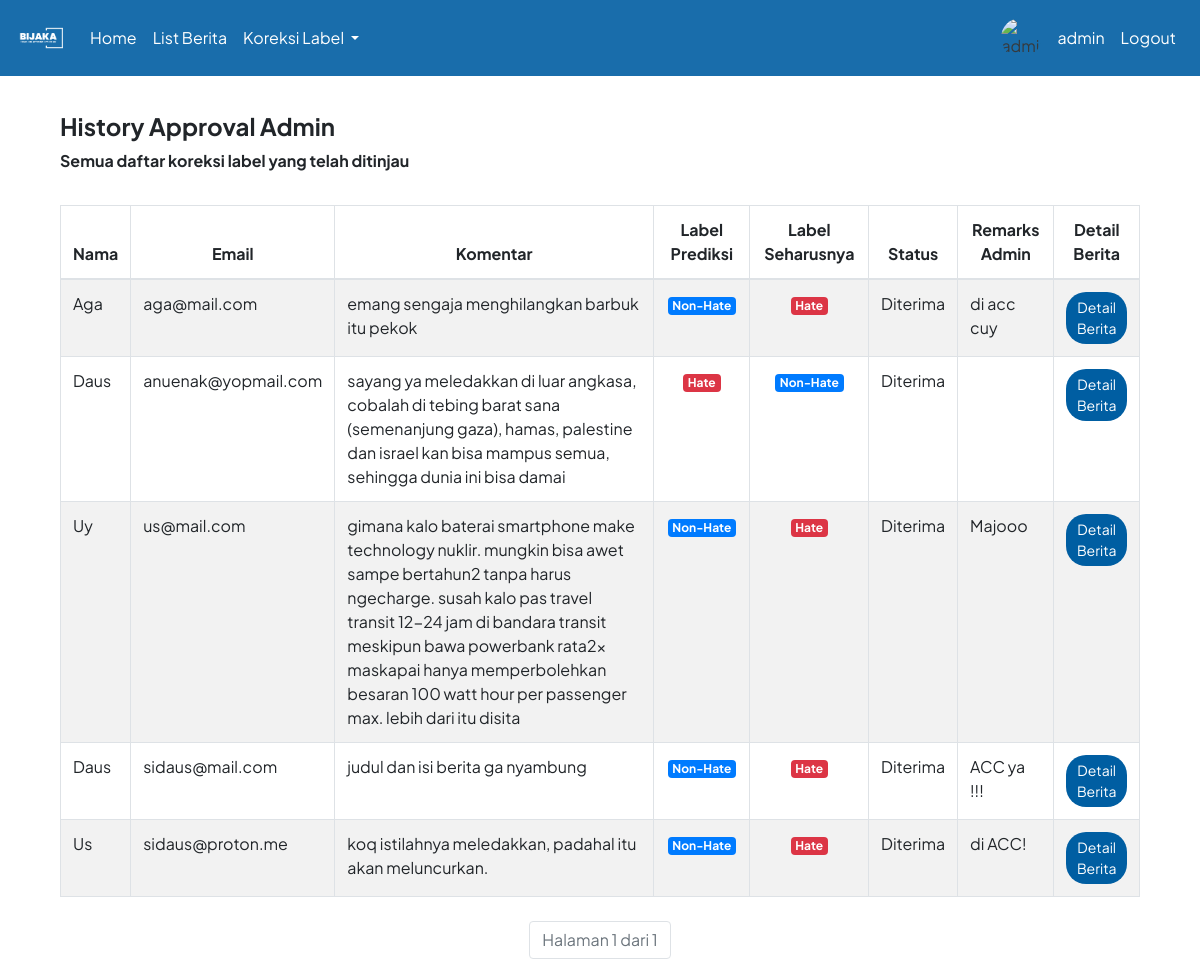
Before: /history_koreksi_label/ (signed in) with the older database file.
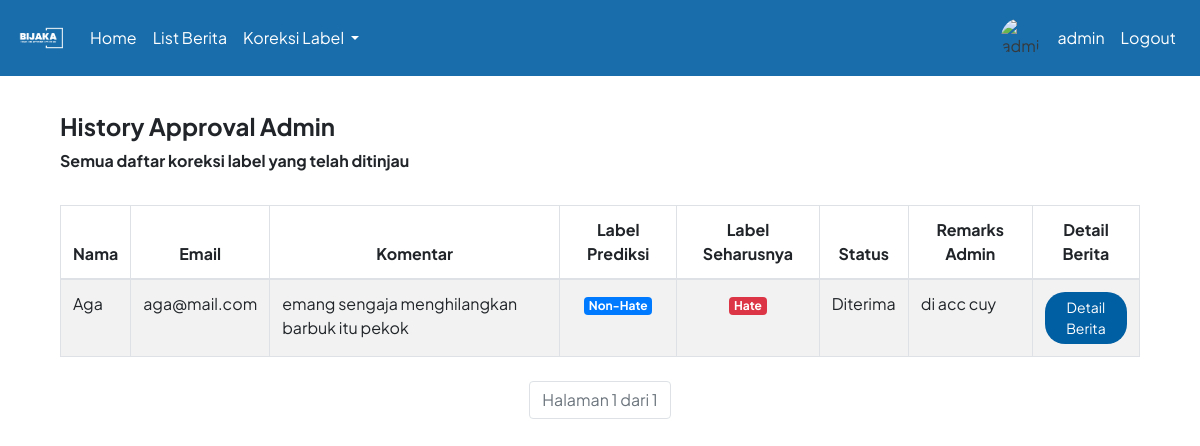
After: the same page with the newer database file.
### hateapp/models.py (models this page shows, shortened)
class EditPrediksi(models.Model):
    komentar = models.ForeignKey('Komentar', on_delete=models.CASCADE, related_name='edit_prediksi')
    nama = models.CharField(max_length=255)
    email = models.EmailField()
    prediksi_saat_ini = models.CharField(max_length=10)
    prediksi_seharusnya = models.CharField(max_length=10)
    alasan = models.TextField()
    remarks = models.TextField(blank=True, null=True)
    sudahditinjau = models.BooleanField(default=False, null=True)
    statusadmin = models.TextField(blank=True, null=True)

class Komentar(models.Model):
    berita = models.ForeignKey(Berita, on_delete=models.CASCADE, related_name='komentar_set')
    penulis_komentar = models.CharField(max_length=255)
    isi_komentar = models.TextField()
    prediksi = models.CharField(max_length=10, blank=True, null=True)
    probabilitas = models.FloatField(blank=True, null=True)

### hateapp/views.py (the view)
# urls.py: path('history_koreksi_label/', views.history_approval, name='history_koreksi_label'),
def history_approval(request):
    edit_requests = EditPrediksi.objects.filter(sudahditinjau=True).order_by('-id').select_related('komentar')
    paginator = Paginator(edit_requests, 10)
    page = request.GET.get('page')
    try:
        edit_requests = paginator.page(page)
    except PageNotAnInteger:
        edit_requests = paginator.page(1)
    except EmptyPage:
        edit_requests = paginator.page(paginator.num_pages)
    return render(request, 'history_approval.html', {'edit_requests': edit_requests})

### templates/history_approval.html (shortened to what this page needs)
{% extends 'base.html' %}
{% block content %}
<div class="container mt-4">
  <div class="row">
    <div class="col-12">
      <h4><strong>History Approval Admin</strong></h4>
      <p class="opacity-75"><strong>Semua daftar koreksi label yang telah ditinjau</strong></p>
    </div>
  </div>
  <div class="table-responsive mt-3">
    <table class="table table-bordered table-striped">
      <thead class="text-center">
        <tr>
          <th>Nama</th>
          <th>Email</th>
          <th>Komentar</th>
          <th>Label Prediksi</th>
          <th>Label Seharusnya</th>
          <th>Status</th>
          <th>Remarks Admin</th>
          <th>Detail Berita</th>
        </tr>
      </thead>
      <tbody>
        {% for edit_request in edit_requests %}
        <tr>
          <td>{{ edit_request.nama }}</td>
          <td>{{ edit_request.email }}</td>
          <td>{{ edit_request.komentar.isi_komentar }}</td>
          <td class="text-center">
            {% if edit_request.prediksi_saat_ini == 'Hate' %}
            <span class="badge badge-danger">Hate</span>
            {% else %}
            <span class="badge badge-primary">Non-Hate</span>
            {% endif %}
          </td>
          <td class="text-center">
            {% if edit_request.prediksi_seharusnya == 'Hate' %}
            <span class="badge badge-danger">Hate</span>
            {% else %}
            <span class="badge badge-primary">Non-Hate</span>
            {% endif %}
          </td>
          <td class="text-center" style="color: '{% if edit_request.statusadmin == 'Approved' %}green{% elif edit_request.statusadmin == 'Rejected' %}red{% endif %}'">
            {{ edit_request.statusadmin }}
          </td>
          <td>{{ edit_request.remarks }}</td>
          <td class="text-center">
            <a href="{% url 'detail_berita' berita_id=edit_request.komentar.berita.id %}" class="btn btn-sm" style="background-color: #005EA2; color: #fff; border-radius: 20px;">Detail Berita</a>
          </td>
        </tr>
        {% endfor %}
      </tbody>
    </table>
    <div class="pagination mt-4 d-flex justify-content-center">
      <ul class="pagination justify-content-center">
        <li class="page-item disabled">
          <span class="page-link">
            Halaman {{ edit_requests.number }} dari {{ edit_requests.paginator.num_pages }}
          </span>
        </li>
      </ul>
    </div>
  </div>
</div>
{% endblock %}

### templates/base.html (shortened to what this page needs)
<!DOCTYPE html>
{% load static %}
{% load avatar_tags %}
<html lang="en">
<head>
    <link rel="stylesheet" href="static/style.css">
    <link rel="stylesheet" href="https://cdn.jsdelivr.net/npm/bootstrap@4.6.2/dist/css/bootstrap.min.css">
</head>
<body>
  <nav class="navbar navbar-expand-lg navbar-light fixed-top" style="background-color: #005EA2; opacity: 0.90">
    <a class="navbar-brand" href="#" style="color: white; display: flex; align-items: center;">
      <img src="{% static 'bijaka.png' %}" alt="Deskripsi gambar" style="width: 50px; height: 50px; object-fit: cover; border-radius: 50%;">
  </a>
    <div class="collapse navbar-collapse" id="navbarNav">
      <ul class="navbar-nav">
        <li class="nav-item">
          <a class="nav-link" href="{% url 'berita' %}" style="color: white;">Home</a>
        </li>
        <li class="nav-item">
          <a class="nav-link" href="{% url 'list_berita' %}" style="color: white;">List Berita</a>
        </li>
        <li class="nav-item dropdown">
          <a class="nav-link dropdown-toggle" style="color: white;" href="#" id="navbarDropdownMenuLink" data-toggle="dropdown" aria-haspopup="true" aria-expanded="false">
            Koreksi Label
          </a>
        </li>
      </ul>
      <ul class="navbar-nav ml-auto">
        {% if user.is_authenticated %}
            <li class="nav-item">
              <div class="d-flex align-items-center">
                <img src="{% avatar_url user 24 %}" style="width: 40px; height: 40px;" alt="{{ user.username }} Avatar" class="rounded-circle mr-2">
                <a class="nav-link" href="#" data-toggle="modal" data-target="#logoutModal" style="color: white;">
                    {{ user.username }}
                </a>
            </div>
            </li>
            <li class="nav-item">
                <a class="nav-link" href="#" data-toggle="modal" data-target="#logoutModal" style="color: white;">Logout</a>
            </li>
        {% else %}
            <li class="nav-item">
                <a class="nav-link" href="{% url 'login' %}" style="color: white;">Login</a>
            </li>
        {% endif %}
    </ul>
    </div>
</nav>
<div class="container mt-4" style="margin-top: 7em !important;">
        {% block content %}
        {% endblock %}
    </div>
</body>
</html>

### templates/base.html (style rules this page uses)
h2, h1, p, div, a { font-family: 'Plus Jakarta Sans', sans-serif; }

Changed rows visible on the page:
removed EditPrediksi: nama "Daus", email "anuenak@yopmail.com", komentar.isi_komentar "sayang ya meledakkan di luar angkasa, cobalah di tebing barat sana (semenanjung gaza), hamas, palestine dan israel kan bisa mampus semua, sehingga dunia ini bisa damai", prediksi_saat_ini "Hate", prediksi_seharusnya "Non-Hate", statusadmin "Diterima"
removed EditPrediksi: nama "Uy", email "us@mail.com", komentar.isi_komentar "gimana kalo baterai smartphone make technology nuklir. mungkin bisa awet sampe bertahun2 tanpa harus ngecharge. susah kalo pas travel transit 12-24 jam di bandara transit meskipun bawa powerbank rata2x maskapai hanya memperbolehkan besaran 100 watt hour per passenger max. lebih dari itu disita", prediksi_saat_ini "Non-Hate", prediksi_seharusnya "Hate", statusadmin "Diterima", remarks "Majooo"
removed EditPrediksi: nama "Daus", email "sidaus@mail.com", komentar.isi_komentar "judul dan isi berita ga nyambung", prediksi_saat_ini "Non-Hate", prediksi_seharusnya "Hate", statusadmin "Diterima", remarks "ACC ya !!!"
removed EditPrediksi: nama "Us", email "sidaus@proton.me", komentar.isi_komentar "koq istilahnya meledakkan, padahal itu akan meluncurkan.", prediksi_saat_ini "Non-Hate", prediksi_seharusnya "Hate", statusadmin "Diterima", remarks "di ACC!"
